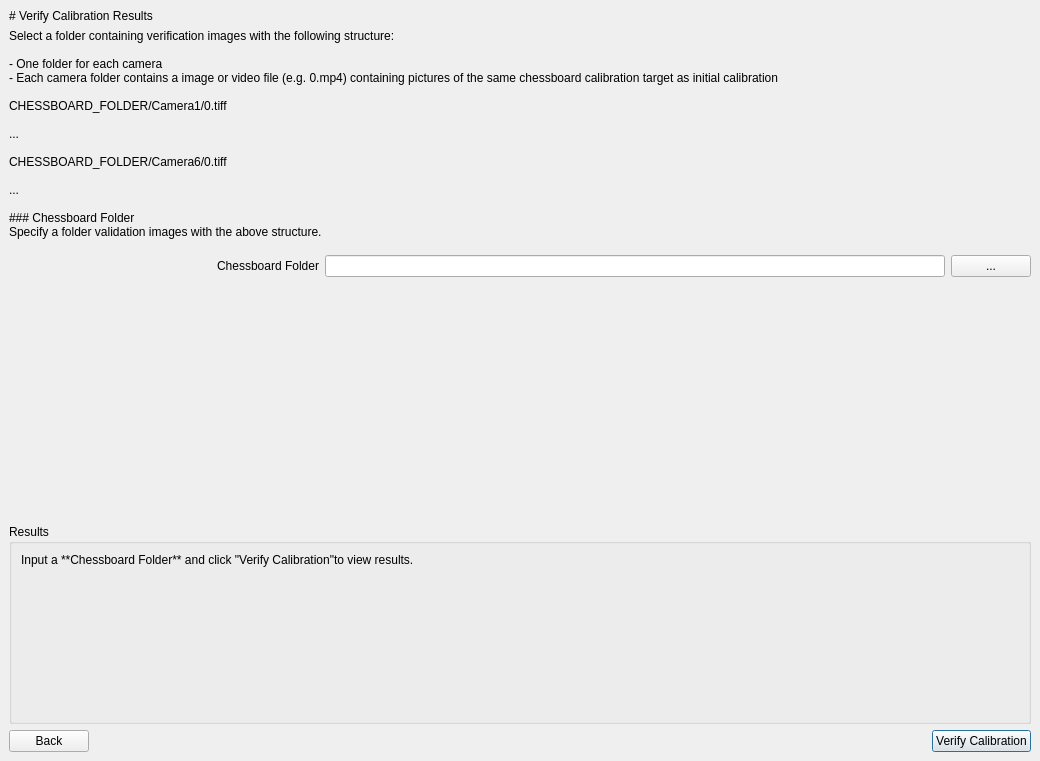
<?xml version="1.0" encoding="UTF-8"?>
<ui version="4.0">
 <class>rootWidgetStacked</class>
 <widget class="QStackedWidget" name="rootWidgetStacked">
  <property name="geometry">
   <rect>
    <x>0</x>
    <y>0</y>
    <width>1040</width>
    <height>761</height>
   </rect>
  </property>
  <property name="windowTitle">
   <string>StackedWidget</string>
  </property>
  <property name="frameShape">
   <enum>QFrame::NoFrame</enum>
  </property>
  <property name="currentIndex">
   <number>3</number>
  </property>
  <widget class="QWidget" name="calibratePage">
   <layout class="QVBoxLayout" name="verticalLayout">
    <item>
     <widget class="QLabel" name="titleLabel">
      <property name="text">
       <string># Calibration Settings</string>
      </property>
      <property name="textFormat">
       <enum>Qt::MarkdownText</enum>
      </property>
     </widget>
    </item>
    <item>
     <layout class="QHBoxLayout" name="intrinsicsDirLayout" stretch="1,2,0">
      <item>
       <layout class="QHBoxLayout" name="projectDirLabelLayout">
        <item>
         <spacer name="projectDirSpacer">
          <property name="orientation">
           <enum>Qt::Horizontal</enum>
          </property>
          <property name="sizeHint" stdset="0">
           <size>
            <width>40</width>
            <height>20</height>
           </size>
          </property>
         </spacer>
        </item>
        <item>
         <widget class="QLabel" name="intrinsicsDirLabel">
          <property name="text">
           <string>Intrinsics Directory</string>
          </property>
          <property name="buddy">
           <cstring>intrinsicsDirEdit</cstring>
          </property>
         </widget>
        </item>
       </layout>
      </item>
      <item>
       <widget class="QLineEdit" name="intrinsicsDirEdit">
        <property name="minimumSize">
         <size>
          <width>250</width>
          <height>0</height>
         </size>
        </property>
       </widget>
      </item>
      <item>
       <widget class="QPushButton" name="intrinsicsDirBrowse">
        <property name="text">
         <string>...</string>
        </property>
       </widget>
      </item>
     </layout>
    </item>
    <item>
     <layout class="QHBoxLayout" name="extrinsicsDirLayout" stretch="1,2,0">
      <item>
       <layout class="QHBoxLayout" name="outputDirLabelLayout">
        <item>
         <spacer name="outputDirSpacer">
          <property name="orientation">
           <enum>Qt::Horizontal</enum>
          </property>
          <property name="sizeHint" stdset="0">
           <size>
            <width>40</width>
            <height>20</height>
           </size>
          </property>
         </spacer>
        </item>
        <item>
         <widget class="QLabel" name="outputDirLabel">
          <property name="text">
           <string>Extrinsics Directory</string>
          </property>
          <property name="buddy">
           <cstring>extrinsicsDirEdit</cstring>
          </property>
         </widget>
        </item>
       </layout>
      </item>
      <item>
       <widget class="QLineEdit" name="extrinsicsDirEdit">
        <property name="minimumSize">
         <size>
          <width>250</width>
          <height>0</height>
         </size>
        </property>
       </widget>
      </item>
      <item>
       <widget class="QPushButton" name="extrinsicsDirBrowse">
        <property name="text">
         <string>...</string>
        </property>
       </widget>
      </item>
     </layout>
    </item>
    <item>
     <layout class="QHBoxLayout" name="paramOutLayout" stretch="1,2,0">
      <item>
       <layout class="QHBoxLayout" name="outputDirLabelLayout_2">
        <item>
         <spacer name="outputDirSpacer_2">
          <property name="orientation">
           <enum>Qt::Horizontal</enum>
          </property>
          <property name="sizeHint" stdset="0">
           <size>
            <width>40</width>
            <height>20</height>
           </size>
          </property>
         </spacer>
        </item>
        <item>
         <widget class="QLabel" name="outputDirLabel_2">
          <property name="text">
           <string>Parameter Output Directory</string>
          </property>
          <property name="buddy">
           <cstring>extrinsicsDirEdit</cstring>
          </property>
         </widget>
        </item>
       </layout>
      </item>
      <item>
       <widget class="QLineEdit" name="paramOutEdit">
        <property name="minimumSize">
         <size>
          <width>250</width>
          <height>0</height>
         </size>
        </property>
       </widget>
      </item>
      <item>
       <widget class="QPushButton" name="paramOutBrowse">
        <property name="text">
         <string>...</string>
        </property>
       </widget>
      </item>
     </layout>
    </item>
    <item>
     <spacer name="vSpacer1">
      <property name="orientation">
       <enum>Qt::Vertical</enum>
      </property>
      <property name="sizeType">
       <enum>QSizePolicy::Preferred</enum>
      </property>
      <property name="sizeHint" stdset="0">
       <size>
        <width>693</width>
        <height>100</height>
       </size>
      </property>
     </spacer>
    </item>
    <item>
     <widget class="QGroupBox" name="groupBox">
      <property name="title">
       <string>Calibration Target Parameters</string>
      </property>
      <layout class="QVBoxLayout" name="verticalLayout_2">
       <item>
        <layout class="QHBoxLayout" name="horizontalLayout">
         <item>
          <widget class="QLabel" name="label">
           <property name="sizePolicy">
            <sizepolicy hsizetype="Preferred" vsizetype="Preferred">
             <horstretch>0</horstretch>
             <verstretch>0</verstretch>
            </sizepolicy>
           </property>
           <property name="text">
            <string>Internal Chessboard Rows</string>
           </property>
           <property name="buddy">
            <cstring>chessboardRows</cstring>
           </property>
          </widget>
         </item>
         <item>
          <widget class="QSpinBox" name="chessboardRows">
           <property name="sizePolicy">
            <sizepolicy hsizetype="Minimum" vsizetype="Fixed">
             <horstretch>0</horstretch>
             <verstretch>0</verstretch>
            </sizepolicy>
           </property>
           <property name="wrapping">
            <bool>false</bool>
           </property>
           <property name="frame">
            <bool>true</bool>
           </property>
           <property name="alignment">
            <set>Qt::AlignLeading|Qt::AlignLeft|Qt::AlignVCenter</set>
           </property>
           <property name="buttonSymbols">
            <enum>QAbstractSpinBox::NoButtons</enum>
           </property>
           <property name="accelerated">
            <bool>false</bool>
           </property>
           <property name="showGroupSeparator" stdset="0">
            <bool>false</bool>
           </property>
           <property name="suffix">
            <string/>
           </property>
           <property name="minimum">
            <number>0</number>
           </property>
           <property name="value">
            <number>0</number>
           </property>
          </widget>
         </item>
        </layout>
       </item>
       <item>
        <layout class="QHBoxLayout" name="horizontalLayout_2">
         <item>
          <widget class="QLabel" name="label_2">
           <property name="text">
            <string>Internal Chessboard Columns</string>
           </property>
           <property name="buddy">
            <cstring>chessboardColumns</cstring>
           </property>
          </widget>
         </item>
         <item>
          <widget class="QSpinBox" name="chessboardColumns">
           <property name="wrapping">
            <bool>false</bool>
           </property>
           <property name="frame">
            <bool>true</bool>
           </property>
           <property name="buttonSymbols">
            <enum>QAbstractSpinBox::NoButtons</enum>
           </property>
           <property name="accelerated">
            <bool>false</bool>
           </property>
           <property name="minimum">
            <number>0</number>
           </property>
           <property name="value">
            <number>0</number>
           </property>
          </widget>
         </item>
        </layout>
       </item>
       <item>
        <layout class="QHBoxLayout" name="horizontalLayout_3">
         <item>
          <widget class="QLabel" name="label_3">
           <property name="text">
            <string>Square size (mm)</string>
           </property>
           <property name="buddy">
            <cstring>squareSizeMM</cstring>
           </property>
          </widget>
         </item>
         <item>
          <widget class="QDoubleSpinBox" name="squareSizeMM">
           <property name="buttonSymbols">
            <enum>QAbstractSpinBox::NoButtons</enum>
           </property>
          </widget>
         </item>
        </layout>
       </item>
      </layout>
     </widget>
    </item>
    <item>
     <spacer name="verticalSpacer">
      <property name="orientation">
       <enum>Qt::Vertical</enum>
      </property>
      <property name="sizeHint" stdset="0">
       <size>
        <width>20</width>
        <height>40</height>
       </size>
      </property>
     </spacer>
    </item>
    <item>
     <widget class="QGroupBox" name="intrinsicsHiresToggle">
      <property name="title">
       <string>Use existing intrinsics data from hires files (Not recommended)</string>
      </property>
      <property name="checkable">
       <bool>true</bool>
      </property>
      <property name="checked">
       <bool>false</bool>
      </property>
      <layout class="QVBoxLayout" name="verticalLayout_3">
       <item>
        <layout class="QHBoxLayout" name="advancedSettingsLayout" stretch="1,2,0">
         <item>
          <layout class="QHBoxLayout" name="intrinsicsHiresLayout">
           <item>
            <spacer name="intrinsicsHiresSpacer">
             <property name="orientation">
              <enum>Qt::Horizontal</enum>
             </property>
             <property name="sizeHint" stdset="0">
              <size>
               <width>40</width>
               <height>20</height>
              </size>
             </property>
            </spacer>
           </item>
           <item>
            <widget class="QLabel" name="intrinsicsHIresLabel">
             <property name="text">
              <string>Hires File Directory</string>
             </property>
             <property name="buddy">
              <cstring>extrinsicsDirEdit</cstring>
             </property>
            </widget>
           </item>
          </layout>
         </item>
         <item>
          <widget class="QLineEdit" name="intrinsicsHiresEdit">
           <property name="minimumSize">
            <size>
             <width>250</width>
             <height>0</height>
            </size>
           </property>
          </widget>
         </item>
         <item>
          <widget class="QPushButton" name="intrinsicsHiresBrowse">
           <property name="text">
            <string>...</string>
           </property>
          </widget>
         </item>
        </layout>
       </item>
      </layout>
     </widget>
    </item>
    <item>
     <spacer name="verticalSpacer_2">
      <property name="orientation">
       <enum>Qt::Vertical</enum>
      </property>
      <property name="sizeType">
       <enum>QSizePolicy::Expanding</enum>
      </property>
      <property name="sizeHint" stdset="0">
       <size>
        <width>20</width>
        <height>50</height>
       </size>
      </property>
     </spacer>
    </item>
    <item>
     <widget class="QWidget" name="widget" native="true">
      <property name="minimumSize">
       <size>
        <width>0</width>
        <height>80</height>
       </size>
      </property>
      <layout class="QHBoxLayout" name="horizontalLayout_5" stretch="1,1,1">
       <item>
        <spacer name="horizSpacerL">
         <property name="orientation">
          <enum>Qt::Horizontal</enum>
         </property>
         <property name="sizeHint" stdset="0">
          <size>
           <width>40</width>
           <height>20</height>
          </size>
         </property>
        </spacer>
       </item>
       <item>
        <widget class="QProgressBar" name="progressBar">
         <property name="enabled">
          <bool>false</bool>
         </property>
         <property name="toolTip">
          <string notr="true"/>
         </property>
         <property name="value">
          <number>0</number>
         </property>
         <property name="textVisible">
          <bool>true</bool>
         </property>
         <property name="invertedAppearance">
          <bool>false</bool>
         </property>
         <property name="format">
          <string notr="true">%p%</string>
         </property>
        </widget>
       </item>
       <item>
        <spacer name="horizSpacerR">
         <property name="orientation">
          <enum>Qt::Horizontal</enum>
         </property>
         <property name="sizeHint" stdset="0">
          <size>
           <width>214</width>
           <height>20</height>
          </size>
         </property>
        </spacer>
       </item>
      </layout>
     </widget>
    </item>
    <item>
     <layout class="QHBoxLayout" name="calibLayout">
      <item>
       <spacer name="horizontalSpacer_2">
        <property name="orientation">
         <enum>Qt::Horizontal</enum>
        </property>
        <property name="sizeHint" stdset="0">
         <size>
          <width>40</width>
          <height>20</height>
         </size>
        </property>
       </spacer>
      </item>
      <item>
       <widget class="QPushButton" name="skipCalibrationButton">
        <property name="text">
         <string>Skip to Verification</string>
        </property>
       </widget>
      </item>
      <item>
       <widget class="QPushButton" name="calibrateButton">
        <property name="sizePolicy">
         <sizepolicy hsizetype="Fixed" vsizetype="Fixed">
          <horstretch>0</horstretch>
          <verstretch>0</verstretch>
         </sizepolicy>
        </property>
        <property name="layoutDirection">
         <enum>Qt::LeftToRight</enum>
        </property>
        <property name="autoFillBackground">
         <bool>false</bool>
        </property>
        <property name="text">
         <string>Calibrate</string>
        </property>
        <property name="checkable">
         <bool>false</bool>
        </property>
        <property name="autoRepeat">
         <bool>false</bool>
        </property>
        <property name="autoDefault">
         <bool>false</bool>
        </property>
        <property name="default">
         <bool>true</bool>
        </property>
        <property name="flat">
         <bool>false</bool>
        </property>
       </widget>
      </item>
     </layout>
    </item>
   </layout>
  </widget>
  <widget class="QWidget" name="calibrationFinishedPage">
   <layout class="QVBoxLayout" name="verticalLayout_8">
    <item>
     <widget class="QLabel" name="label_6">
      <property name="text">
       <string># Calibration Results</string>
      </property>
      <property name="textFormat">
       <enum>Qt::MarkdownText</enum>
      </property>
     </widget>
    </item>
    <item>
     <widget class="QLabel" name="calibrationReport">
      <property name="sizePolicy">
       <sizepolicy hsizetype="Preferred" vsizetype="Expanding">
        <horstretch>0</horstretch>
        <verstretch>0</verstretch>
       </sizepolicy>
      </property>
      <property name="text">
       <string>error loading calibration summary</string>
      </property>
      <property name="alignment">
       <set>Qt::AlignLeading|Qt::AlignLeft|Qt::AlignTop</set>
      </property>
     </widget>
    </item>
    <item>
     <widget class="QLabel" name="label_7">
      <property name="text">
       <string>Calibration Logs</string>
      </property>
     </widget>
    </item>
    <item>
     <widget class="QTextBrowser" name="calibrationLog"/>
    </item>
    <item>
     <layout class="QHBoxLayout" name="horizontalLayout_9">
      <property name="topMargin">
       <number>10</number>
      </property>
      <item>
       <spacer name="horizontalSpacer">
        <property name="orientation">
         <enum>Qt::Horizontal</enum>
        </property>
        <property name="sizeHint" stdset="0">
         <size>
          <width>40</width>
          <height>20</height>
         </size>
        </property>
       </spacer>
      </item>
      <item>
       <widget class="QPushButton" name="pointValidationButton">
        <property name="text">
         <string>Point Validation</string>
        </property>
       </widget>
      </item>
      <item>
       <widget class="QPushButton" name="chessboardValidationButton">
        <property name="text">
         <string>Chessboard Validation</string>
        </property>
       </widget>
      </item>
     </layout>
    </item>
   </layout>
  </widget>
  <widget class="QWidget" name="validatePage">
   <layout class="QVBoxLayout" name="verticalLayout_9">
    <item>
     <widget class="QLabel" name="label_10">
      <property name="text">
       <string># Verify Calibration Results</string>
      </property>
      <property name="textFormat">
       <enum>Qt::MarkdownText</enum>
      </property>
     </widget>
    </item>
    <item>
     <widget class="QLabel" name="label_8">
      <property name="sizePolicy">
       <sizepolicy hsizetype="Preferred" vsizetype="Minimum">
        <horstretch>0</horstretch>
        <verstretch>0</verstretch>
       </sizepolicy>
      </property>
      <property name="text">
       <string>&lt;html&gt;&lt;head/&gt;&lt;body&gt;&lt;p&gt;For each camera, select one image and choose a keypoint on the image. You can create a keypoint if no graph tools are selected (pan/zoom). You can create an additional keypoint to overwrite and relocate the previous keypoint.&lt;/p&gt;&lt;/body&gt;&lt;/html&gt;</string>
      </property>
      <property name="alignment">
       <set>Qt::AlignLeading|Qt::AlignLeft|Qt::AlignTop</set>
      </property>
      <property name="wordWrap">
       <bool>true</bool>
      </property>
     </widget>
    </item>
    <item>
     <widget class="QWidget" name="imageWidget" native="true">
      <property name="sizePolicy">
       <sizepolicy hsizetype="Preferred" vsizetype="Expanding">
        <horstretch>0</horstretch>
        <verstretch>0</verstretch>
       </sizepolicy>
      </property>
     </widget>
    </item>
    <item>
     <widget class="QWidget" name="horizontalWidget_2" native="true">
      <layout class="QHBoxLayout" name="horizontalLayout_4" stretch="0,0,0">
       <property name="leftMargin">
        <number>12</number>
       </property>
       <property name="topMargin">
        <number>12</number>
       </property>
       <property name="rightMargin">
        <number>12</number>
       </property>
       <property name="bottomMargin">
        <number>12</number>
       </property>
       <item>
        <spacer name="horizontalSpacer_4">
         <property name="orientation">
          <enum>Qt::Horizontal</enum>
         </property>
         <property name="sizeHint" stdset="0">
          <size>
           <width>40</width>
           <height>20</height>
          </size>
         </property>
        </spacer>
       </item>
       <item>
        <widget class="QLabel" name="label_4">
         <property name="text">
          <string>Load all camera verification for all views from a single directory</string>
         </property>
        </widget>
       </item>
       <item>
        <widget class="QPushButton" name="validation_loadAllButton">
         <property name="text">
          <string>Load All</string>
         </property>
        </widget>
       </item>
      </layout>
     </widget>
    </item>
    <item>
     <widget class="QWidget" name="widget_2" native="true">
      <property name="minimumSize">
       <size>
        <width>0</width>
        <height>0</height>
       </size>
      </property>
      <property name="baseSize">
       <size>
        <width>0</width>
        <height>10</height>
       </size>
      </property>
      <layout class="QHBoxLayout" name="horizontalLayout_10">
       <item>
        <widget class="QPushButton" name="pointValidationBackButton">
         <property name="text">
          <string>Back</string>
         </property>
        </widget>
       </item>
       <item>
        <spacer name="horizontalSpacer_3">
         <property name="orientation">
          <enum>Qt::Horizontal</enum>
         </property>
         <property name="sizeHint" stdset="0">
          <size>
           <width>40</width>
           <height>20</height>
          </size>
         </property>
        </spacer>
       </item>
       <item>
        <widget class="QLabel" name="label_9">
         <property name="text">
          <string>Label each view to run validation</string>
         </property>
        </widget>
       </item>
       <item>
        <widget class="QPushButton" name="runValidateButton">
         <property name="text">
          <string>Run Validation</string>
         </property>
         <property name="default">
          <bool>true</bool>
         </property>
        </widget>
       </item>
      </layout>
     </widget>
    </item>
   </layout>
  </widget>
  <widget class="QWidget" name="page">
   <layout class="QVBoxLayout" name="verticalLayout_4">
    <item>
     <widget class="QLabel" name="label_11">
      <property name="sizePolicy">
       <sizepolicy hsizetype="Preferred" vsizetype="Fixed">
        <horstretch>0</horstretch>
        <verstretch>0</verstretch>
       </sizepolicy>
      </property>
      <property name="text">
       <string># Verify Calibration Results</string>
      </property>
      <property name="textFormat">
       <enum>Qt::MarkdownText</enum>
      </property>
     </widget>
    </item>
    <item>
     <widget class="QLabel" name="label_12">
      <property name="sizePolicy">
       <sizepolicy hsizetype="Preferred" vsizetype="Preferred">
        <horstretch>0</horstretch>
        <verstretch>0</verstretch>
       </sizepolicy>
      </property>
      <property name="text">
       <string>Select a folder containing verification images with the following structure:

- One folder for each camera
- Each camera folder contains a image or video file (e.g. 0.mp4) containing pictures of the same chessboard calibration target as initial calibration

CHESSBOARD_FOLDER/Camera1/0.tiff

...

CHESSBOARD_FOLDER/Camera6/0.tiff

...

### Chessboard Folder
Specify a folder validation images with the above structure.</string>
      </property>
      <property name="textFormat">
       <enum>Qt::MarkdownText</enum>
      </property>
      <property name="alignment">
       <set>Qt::AlignLeading|Qt::AlignLeft|Qt::AlignTop</set>
      </property>
      <property name="wordWrap">
       <bool>true</bool>
      </property>
     </widget>
    </item>
    <item>
     <spacer name="verticalSpacer_3">
      <property name="orientation">
       <enum>Qt::Vertical</enum>
      </property>
      <property name="sizeType">
       <enum>QSizePolicy::Fixed</enum>
      </property>
      <property name="sizeHint" stdset="0">
       <size>
        <width>20</width>
        <height>10</height>
       </size>
      </property>
     </spacer>
    </item>
    <item>
     <layout class="QHBoxLayout" name="validateDirLayout" stretch="1,2,0">
      <item>
       <layout class="QHBoxLayout" name="validateDirLabelLayout">
        <item>
         <spacer name="validateDirSpacer">
          <property name="orientation">
           <enum>Qt::Horizontal</enum>
          </property>
          <property name="sizeHint" stdset="0">
           <size>
            <width>40</width>
            <height>20</height>
           </size>
          </property>
         </spacer>
        </item>
        <item>
         <widget class="QLabel" name="validateDirLabel">
          <property name="text">
           <string>Chessboard Folder</string>
          </property>
          <property name="buddy">
           <cstring>outputDirEdit</cstring>
          </property>
         </widget>
        </item>
       </layout>
      </item>
      <item>
       <widget class="QLineEdit" name="chessboardVerifyEdit">
        <property name="minimumSize">
         <size>
          <width>250</width>
          <height>0</height>
         </size>
        </property>
       </widget>
      </item>
      <item>
       <widget class="QPushButton" name="chessboardVerifyBrowse">
        <property name="text">
         <string>...</string>
        </property>
       </widget>
      </item>
     </layout>
    </item>
    <item>
     <spacer name="verticalSpacer_5">
      <property name="orientation">
       <enum>Qt::Vertical</enum>
      </property>
      <property name="sizeType">
       <enum>QSizePolicy::Expanding</enum>
      </property>
      <property name="sizeHint" stdset="0">
       <size>
        <width>20</width>
        <height>15</height>
       </size>
      </property>
     </spacer>
    </item>
    <item>
     <widget class="QGroupBox" name="groupBox_2">
      <property name="minimumSize">
       <size>
        <width>0</width>
        <height>200</height>
       </size>
      </property>
      <property name="title">
       <string>Results</string>
      </property>
      <layout class="QVBoxLayout" name="verticalLayout_5">
       <item>
        <widget class="QLabel" name="chessboardValidationResults">
         <property name="sizePolicy">
          <sizepolicy hsizetype="Preferred" vsizetype="Preferred">
           <horstretch>0</horstretch>
           <verstretch>0</verstretch>
          </sizepolicy>
         </property>
         <property name="text">
          <string>Input a **Chessboard Folder** and click &quot;Verify Calibration&quot;to view results.</string>
         </property>
         <property name="textFormat">
          <enum>Qt::MarkdownText</enum>
         </property>
         <property name="alignment">
          <set>Qt::AlignLeading|Qt::AlignLeft|Qt::AlignTop</set>
         </property>
        </widget>
       </item>
      </layout>
     </widget>
    </item>
    <item>
     <layout class="QHBoxLayout" name="validateButtonLayout">
      <item>
       <widget class="QPushButton" name="chessboardValidationBackButton">
        <property name="text">
         <string>Back</string>
        </property>
       </widget>
      </item>
      <item>
       <spacer name="horizontalSpacer_6">
        <property name="orientation">
         <enum>Qt::Horizontal</enum>
        </property>
        <property name="sizeHint" stdset="0">
         <size>
          <width>40</width>
          <height>20</height>
         </size>
        </property>
       </spacer>
      </item>
      <item>
       <widget class="QPushButton" name="chessboardRunValidateButton">
        <property name="sizePolicy">
         <sizepolicy hsizetype="Fixed" vsizetype="Fixed">
          <horstretch>0</horstretch>
          <verstretch>0</verstretch>
         </sizepolicy>
        </property>
        <property name="layoutDirection">
         <enum>Qt::LeftToRight</enum>
        </property>
        <property name="autoFillBackground">
         <bool>false</bool>
        </property>
        <property name="text">
         <string>Verify Calibration</string>
        </property>
        <property name="checkable">
         <bool>false</bool>
        </property>
        <property name="autoRepeat">
         <bool>false</bool>
        </property>
        <property name="autoDefault">
         <bool>false</bool>
        </property>
        <property name="default">
         <bool>true</bool>
        </property>
        <property name="flat">
         <bool>false</bool>
        </property>
       </widget>
      </item>
     </layout>
    </item>
   </layout>
  </widget>
 </widget>
 <resources/>
 <connections>
  <connection>
   <sender>intrinsicsHiresToggle</sender>
   <signal>toggled(bool)</signal>
   <receiver>intrinsicsDirEdit</receiver>
   <slot>setDisabled(bool)</slot>
   <hints>
    <hint type="sourcelabel">
     <x>519</x>
     <y>515</y>
    </hint>
    <hint type="destinationlabel">
     <x>658</x>
     <y>65</y>
    </hint>
   </hints>
  </connection>
  <connection>
   <sender>intrinsicsHiresToggle</sender>
   <signal>toggled(bool)</signal>
   <receiver>intrinsicsDirLabel</receiver>
   <slot>setDisabled(bool)</slot>
   <hints>
    <hint type="sourcelabel">
     <x>519</x>
     <y>515</y>
    </hint>
    <hint type="destinationlabel">
     <x>273</x>
     <y>65</y>
    </hint>
   </hints>
  </connection>
  <connection>
   <sender>intrinsicsHiresToggle</sender>
   <signal>toggled(bool)</signal>
   <receiver>intrinsicsDirBrowse</receiver>
   <slot>setDisabled(bool)</slot>
   <hints>
    <hint type="sourcelabel">
     <x>519</x>
     <y>515</y>
    </hint>
    <hint type="destinationlabel">
     <x>1005</x>
     <y>67</y>
    </hint>
   </hints>
  </connection>
 </connections>
</ui>
